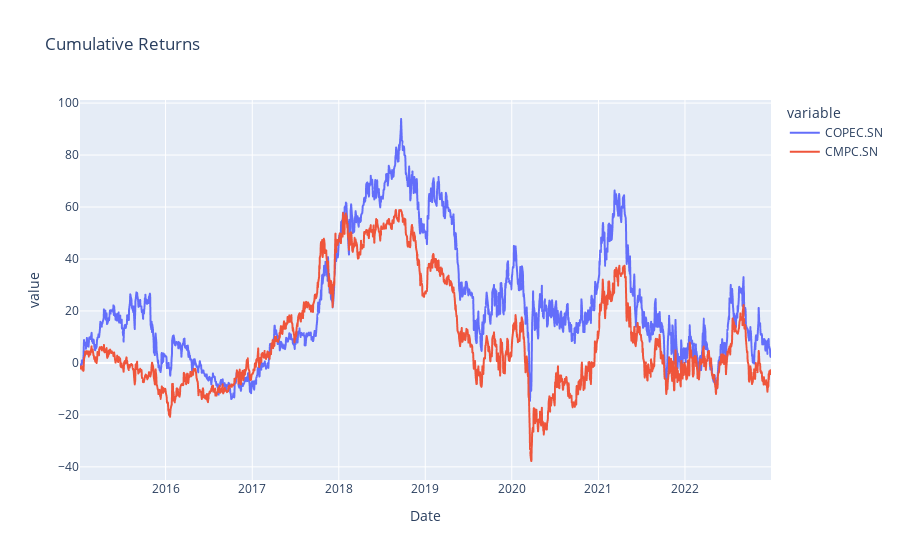

Write notebook code for a chart like this one.
### Markdown cell above
As the p-value of the cointegration test is less than 0.01 (by far!) if they are cointegrated, we can work with COPEC and CMPC.

We now perform for the two actions a linear regression of the form:

$$ Y = \beta X + \varepsilon $$

### Code cell
# Now we'll work based on their cummulative returns

cumulative_returns = (1 + returns). cumprod() - 1
fig = px.line(100*cumulative_returns, title = "Cumulative Returns")
fig. show()

### Figure 1 — Plotly figure (JSON) as saved in the notebook; plotly's stock layout.template omitted (floating-point values rounded to 4 significant figures; data arrays with more than 128 entries replaced by an {"elided": "..."} marker saying what was removed)
{"data": [{"hovertemplate": "variable=COPEC.SN<br>Date=%{x}<br>value=%{y}<extra></extra>", "legendgroup": "COPEC.SN", "line": {"color": "#636efa", "dash": "solid"}, "marker": {"symbol": "circle"}, "mode": "lines", "name": "COPEC.SN", "showlegend": true, "type": "scattergl", "x": {"elided": "1993 str values"}, "xaxis": "x", "y": {"elided": "1993 float values"}, "yaxis": "y"}, {"hovertemplate": "variable=CMPC.SN<br>Date=%{x}<br>value=%{y}<extra></extra>", "legendgroup": "CMPC.SN", "line": {"color": "#EF553B", "dash": "solid"}, "marker": {"symbol": "circle"}, "mode": "lines", "name": "CMPC.SN", "showlegend": true, "type": "scattergl", "x": {"elided": "1993 str values"}, "xaxis": "x", "y": {"elided": "1993 float values"}, "yaxis": "y"}], "layout": {"legend": {"title": {"text": "variable"}, "tracegroupgap": 0}, "title": {"text": "Cumulative Returns"}, "xaxis": {"anchor": "y", "domain": [0, 1], "title": {"text": "Date"}}, "yaxis": {"anchor": "x", "domain": [0, 1], "title": {"text": "value"}}}}
